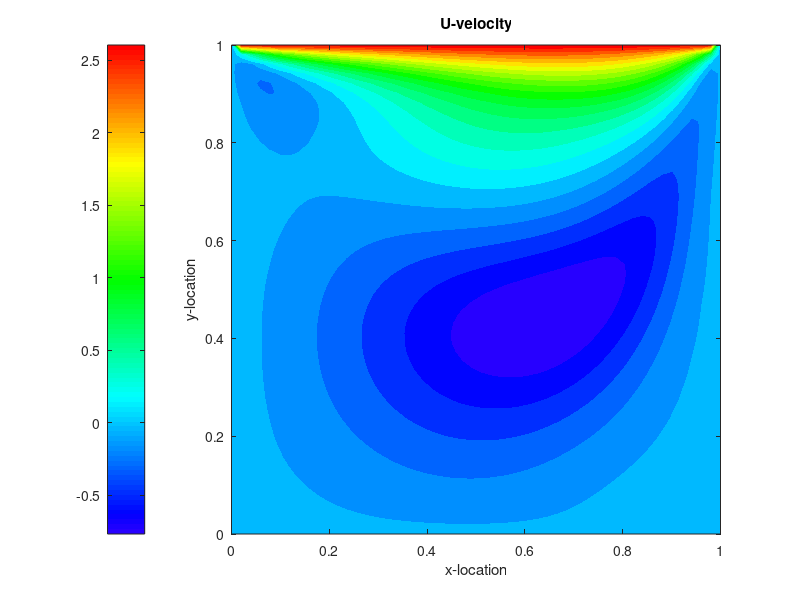
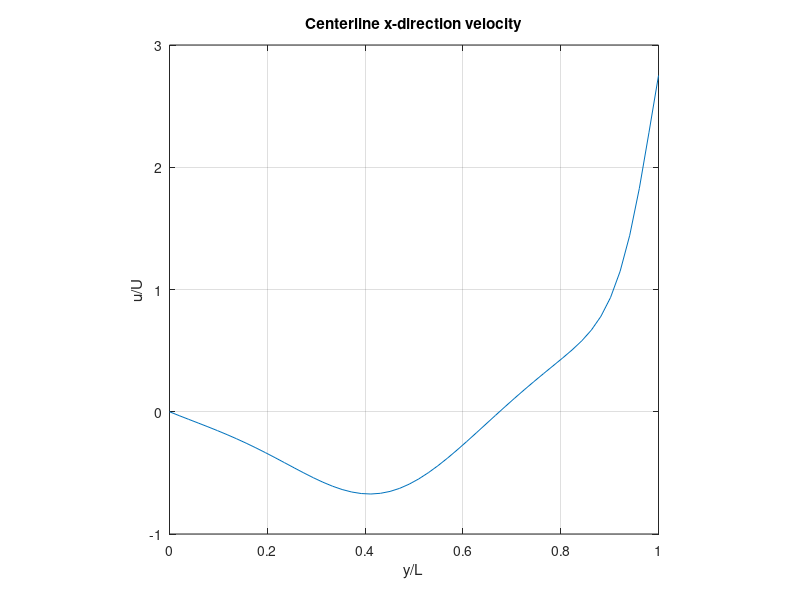
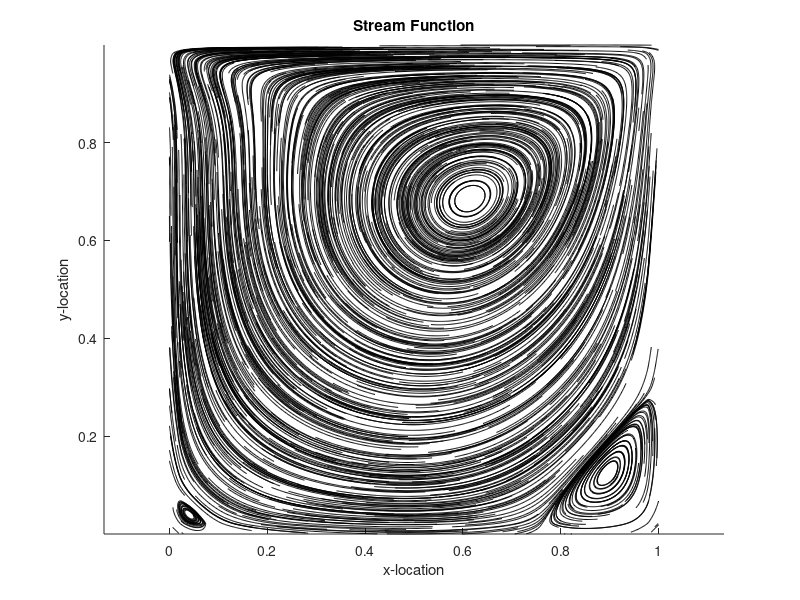
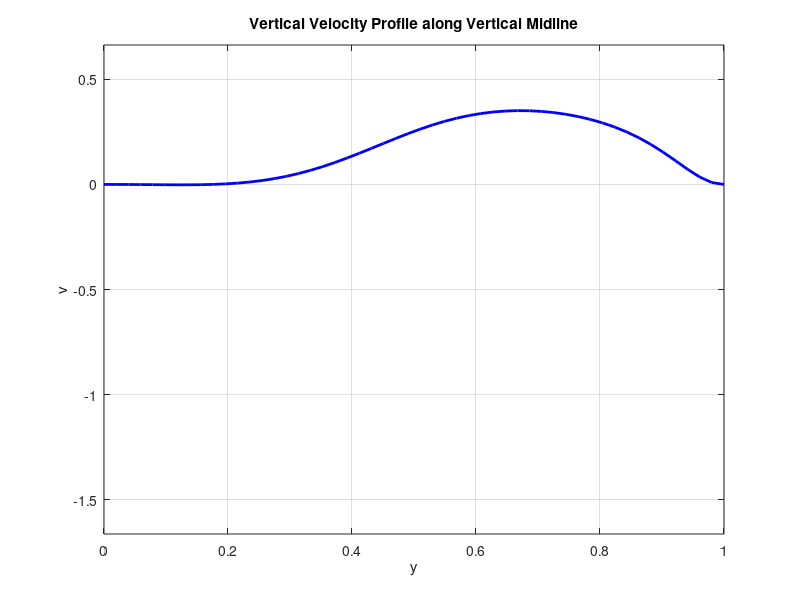

Here is the MATLAB script that generated these plots, in order: (Note: this script raises an error after producing the figures.)
% VORTICITY/STREAM FUNCTION LID DRIVEN CAVITY FLOW SOLVER BY JOE MOLVAR
clear; close all;
% Given Parameters
Nx = 52;
L = 1;
Wall_Velocity = 2.75; % Nodes X; Domain Size; Wall Velocity
rho = 1;
mu = 0.01; % Density; Dynamic Viscosity;
dt = 0.001;
maxIt = 50000;
maxe = 1e-7; % Time Step; Max iterations; Max error
% 1D Grid Setup
Ny = Nx;
h = L / (Nx - 1);
x = 0:h:L;
y = 0:h:L;
im = 1:Nx-2; i = 2:Nx-1; ip = 3:Nx; jm = 1:Ny-2; j = 2:Ny-1; jp = 3:Ny;
% Initialize Matrices
Vo = zeros(Nx, Ny);
St = zeros(Nx, Ny);
Vop = zeros(Nx, Ny);
u = zeros(Nx, Ny);
v = zeros(Nx, Ny);
u(2:Nx-1, Ny) = Wall_Velocity;
Vop = Vo;
% Solve Loop (Similar to Gauss-Siedel Method)
for iter = 1:maxIt
    % Boundary Conditions
    Vo(:, Ny) = -2 * St(:, Ny-1) / (h^2) - Wall_Velocity * 2 / h; % Top
    Vo(:, 1) = -2 * St(:, 2) / (h^2); % Bottom
    Vo(1, :) = -2 * St(2, :) / (h^2); % Left
    Vo(Nx, :) = -2 * St(Nx-1, :) / (h^2); % Right
    % Partially Solve Vorticity Transport Equation
    s_x1 = max(u(i, j), 0);
    s_x2 = max(-u(i, j), 0);
    s_y1 = max(v(i, j), 0);
    s_y2 = max(-v(i, j), 0);
    % SOR Calculation
    OMEGA = 1.5;
    Vo(i, j) =Vop(i, j) + (OMEGA ./ (1 - 4*dt*(mu/(rho*h^2) - dt*(s_x1 ./ h) -...
                dt*(s_x2 ./ h) - dt*(s_y1 ./ h) - dt*(s_y2 ./ h))) .* ((mu/(rho*h^2)) * (Vop(ip, j) + Vop(im, j) + Vop(i, jp) + Vop(i, jm) - 4 * Vop(i, j)) - ...
        (s_x1 ./ h) .* (Vop(i, j) - Vop(im, j)) + (s_x2 ./ h ).* (Vop(ip, j) - Vop(i, j)) - ... 
         (s_y1 ./ h) .* (Vop(i, j) - Vop(i, jm)) + (s_y2 ./ h) .* (Vop(i, jp) - Vop(i, j))) * dt);
    % Partially Solve Elliptical Vorticity Equation for Stream Function
    St(i, j) = (Vo(i, j) * h^2 + St(ip, j) + St(i, jp) + St(i, jm) + St(im, j)) / 4;
    u(i, j) = (St(i, jp) - St(i, jm)) / (2 * h);
    v(i, j) = (-St(ip, j) + St(im, j)) / (2 * h);
    % Check for Convergence
    if iter > 10
        error = max(max(abs(Vo - Vop)));
        if error < maxe
            break;
        end
    end
    Vop = Vo;
end
% Plots
cm = hsv(ceil(100 / 0.7));
cm = flipud(cm(1:100, :));
figure(1);
contourf(x, y, u', 23, 'LineColor', 'none');
title('U-velocity');
xlabel('x-location');
ylabel('y-location');
% contourf(x, y, v', 23, 'LineColor', 'none');
% title('V-velocity');
% xlabel('x-location');
% ylabel('y-location');
axis equal;
axis([0 L 0 L]);
colormap(cm);
colorbar('westoutside');
figure(2);
plot(y, u(round(Ny/2), :));
title('Centerline x-direction velocity');
xlabel('y/L');
ylabel('u/U');
axis square;
xlim([0 L]);
grid on;
N = 1000;
xstart = L * rand(N, 1);
ystart = L * rand(N, 1);
[X, Y] = meshgrid(x, y);
figure(3);
h = streamline(X, Y, u', v', xstart, ystart, [0.1, 200]);
title('Stream Function');
xlabel('x-location');
ylabel('y-location');
axis equal;
set(h, 'color', 'k');
% a and b
%Find indices for the middle vertical and horizontal lines

%Define the midpoints for vertical and horizontal midlines
midpoint_x = round(Nx / 2);
midpoint_y = round(Ny / 2);

% Extract the vertical velocity profile (v) along the midlines
v_vertical_midline = v(midpoint_x, :);
v_horizontal_midline = v(:, midpoint_y);

% Plot the vertical velocity profile along the vertical midline
figure;
plot(y, v_vertical_midline, 'b-', 'LineWidth', 2);
xlabel('y');
ylabel('v');
title('Vertical Velocity Profile along Vertical Midline');
grid on;
ylim([min(v(:)), max(v(:))]);

% Plot the vertical velocity profile along the horizontal midline
figure;
plot(x, v_horizontal_midline, 'r-', 'LineWidth', 2);
xlabel('x');
ylabel('v');
title('Vertical Velocity Profile along Horizontal Midline');
grid on;
ylim([min(v(:)), max(v(:))]);
%%%%%%%%%%%%%%%%%%%%%%%%%%%%%%%%%%%%%%%%%%%%%%%%%%%%%%5
% Extract the vertical velocity profile (v) along the midlines
u_vertical_midline = u(midpoint_x, :);
u_horizontal_midline = u(:, midpoint_y);

% Plot the vertical velocity profile along the vertical midline
figure;
plot(y, u_vertical_midline, 'b-', 'LineWidth', 2);
xlabel('y');
ylabel('u');
title('horizental Velocity Profile along Vertical Midline');
grid on;
ylim([min(u(:)), max(u(:))]);

% Plot the vertical velocity profile along the horizontal midline
figure;
plot(x, u_horizontal_midline, 'r-', 'LineWidth', 2);
xlabel('x');
ylabel('u');
title('horizental Velocity Profile along Horizontal Midline');
grid on;
ylim([min(u(:)), max(u(:))]);
%**********************part c
 stress_top(2,:) = mu*((u(i,Ny)-u(i,Ny-1))/h + (v(ip,Ny)-v(i,Ny))/h)
 stress_bottom(2,:) = mu*((u(i,2)-u(i,1))/h + (v(ip,1)-v(i,1))/h)

%**********************part c
%  stress_top(2,:) = mu*((u(i,Ny)-u(i,Ny-1))/h + (v(ip,Ny)-v(i,Ny))/h)
%  stress_bottom(2,:) = mu*((u(i,2)-u(i,1))/h + (v(ip,1)-v(i,1))/h)
%  %%% PLOT STRESS
% figure;
% subplot(2,1,1);
% plot(x(2:end-1), stress_top);
% title('Stress on the Top Wall');
% xlabel('x');
% ylabel('Stress');
% 
% subplot(2,1,2);
% plot(x(2:end-1), stress_bottom);
% title('Stress on the Bottom Wall');
% xlabel('x');
% ylabel('Stress');

